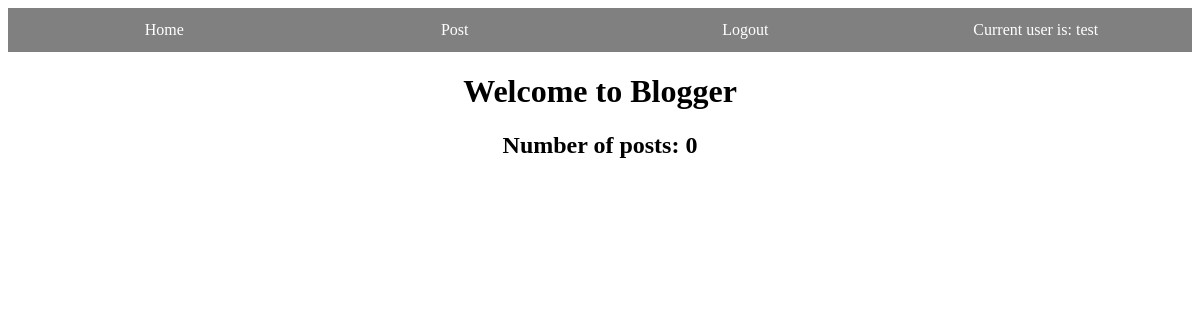
Before: /index (signed in) with the older database file.
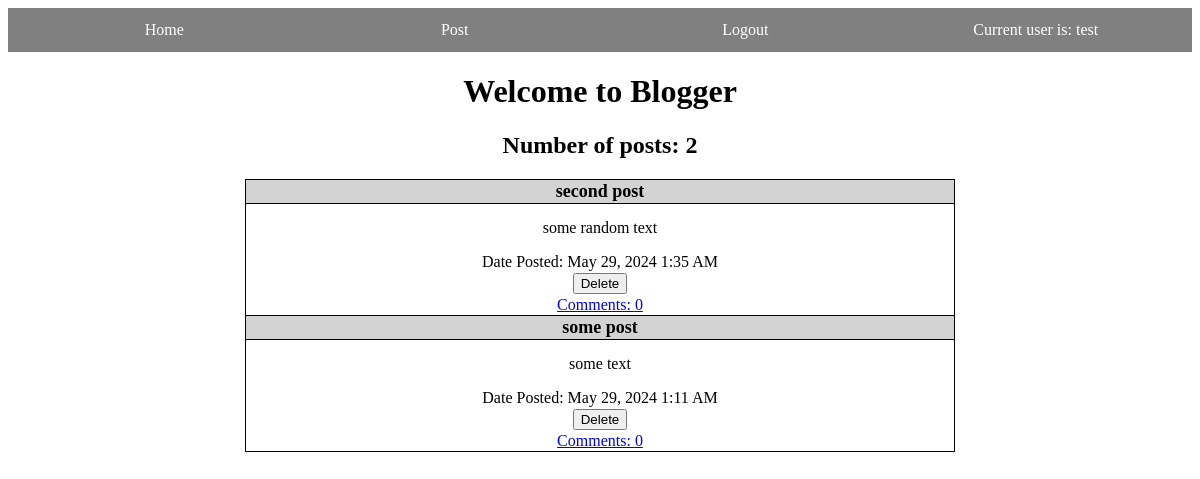
After: the same page with the newer database file.
### app/Model/models.py (models this page shows, shortened)
class User(db.Model, UserMixin):
    __tablename__='user'
    id = db.Column(db.Integer, primary_key=True)
    username = db.Column(db.String(64), unique=True)
    password_hash = db.Column(db.String(128))
    verification_hash = db.Column(db.String(10))
    first_name = db.Column(db.String(64))
    last_name = db.Column(db.String(64))
    email = db.Column(db.String(128))
    join_date = db.Column(db.Date, default = date.today)
    posts = db.Relationship('Post', backref='poster', lazy='dynamic')
    comments = db.Relationship('Comment', backref='commenter', lazy='dynamic')
    preferred_tags = db.Relationship(
        'Tag', secondary = user_tag,
        primaryjoin=(user_tag.c.user_id == id),
        backref = db.backref('user_tag',lazy='dynamic'),
        lazy='dynamic'
    )

class Post(db.Model):
    __tablename__='post'
    id = db.Column(db.Integer, primary_key=True)
    title = db.Column(db.String(200))
    body = db.Column(db.String(1000))
    post_datetime = db.Column(db.DateTime, default = datetime.utcnow)
    user_id = db.Column(db.Integer, db.ForeignKey('user.id'))
    comments = db.Relationship('Comment', backref='post', lazy='dynamic')
    tags = db.Relationship(
        'Tag', secondary=post_tag,
        primaryjoin=(post_tag.c.post_id == id),
        backref = db.backref('post_tag',lazy='dynamic'),
        lazy='dynamic')

### app/Controller/routes.py (the view)
@bp_routes.route('/', methods=['GET'])
@bp_routes.route('/index',methods=['GET'])
@login_required
def index():
    posts = Post.query.filter_by(user_id = current_user.id).order_by(Post.post_datetime.desc())
    return render_template('index.html', posts_query = posts)

### app/Model/models.py (called while the page is built)
@login.user_loader
def load_user(id):
    return User.query.get(int(id))

### app/View/templates/index.html
{% extends "base.html" %}
{% block content %}
    <div style="text-align: center;">
        <h1>Welcome to Blogger</h1>
        <h2>Number of posts: {{ posts_query.count() }}</h2>
        <table class="post-table">
            {% for post in posts_query.all() %}
                {% include '_post.html' %}
                <tr>
                    <td>
                        <a href="{{url_for('routes.comments',post_id=post.id)}}">Comments: {{ post.comments.count() }}</a>
                    </td>
                </tr>
            {% endfor %}
        </table>
    </div>
{% endblock %}

### app/View/templates/base.html (shortened to what this page needs)
<html>
    <head>
        <link rel="stylesheet" href="{{ url_for('static', filename='css/main.css') }}">
    </head>
    <body>
        <div class="nav-container">
            <table class="nav-table">
                <tr>
                    <td style="width: 25%;">
                        <a class="nav-a" href="{{url_for('routes.index')}}">Home</a>
                    </td>
                    <td style="width: 25%;">
                        <a class="nav-a" href="{{url_for('routes.post')}}">Post</a>
                    </td>
                    {% if current_user.is_authenticated %}
                    <td style="width: 25%">
                        <a class="nav-a" href="{{url_for('auth.logout')}}">Logout</a>
                    </td>
                    {% else %}
                    <td style="width:25%">
                        <a class="nav-a" href="{{url_for('auth.login')}}">Login</a>
                    </td>
                    {% endif %}
                    <td style="width:25%">
                        {% if not current_user.is_authenticated %}
                            <a class="nav-a" href="">
                                Current user is:
                                {{ current_user.username }}
                            </a>
                        {% else %}
                            <a class="nav-a" href="{{url_for('routes.view_profile', user_id = current_user.id)}}">
                                Current user is:
                                {{ current_user.username }}
                            </a>
                        {% endif %}
                    </td>
                </tr>
            </table>
        </div>
        <div>
            {% block content %} {% endblock %}
        </div>
    </body>
</html>

### app/View/templates/_post.html
<tr>
    <th class="post-title">{{post.title}}</th>
</tr>
<tr>
    <td class="post-body">{{post.body}}</td>
</tr>
<tr>
    <td>Date Posted: {{moment(post.post_datetime).format('lll')}}</td>
</tr>
{% if post.user_id == current_user.id %}
    <tr>
        <td>
            <button>
                <a href="{{url_for('routes.delete_post',post_id=post.id)}}" class="post-button">Delete</a>
            </button>
        </td>
    </tr>
{% endif %}

### app/View/static/css/main.css (style rules this page uses)
.nav-container { background-color: grey; text-align: center; padding: 10px; }
.nav-a { color: white; padding: 5px 10px 5px 10px; text-decoration: none; }
.nav-table { text-align: center; width: 100%; }
.post-table { margin-left: auto; margin-right: auto; width: 60%; border: 1px solid black; text-align: center; border-collapse: collapse; }
.post-title { border: 1px solid black; background-color: lightgray; font-size: large; }
.post-body { padding-top: 15px; padding-bottom: 15px; }
.post-button { text-decoration: none; color: black; }

Changed rows visible on the page:
added Post: title "second post", body "some random text", post_datetime "May 29, 2024 1:35 AM", comments.count "0"
added Post: title "some post", body "some text", post_datetime "May 29, 2024 1:11 AM", comments.count "0"
Other visible differences:
{{ posts_query.count() }}: "0" → "2"
